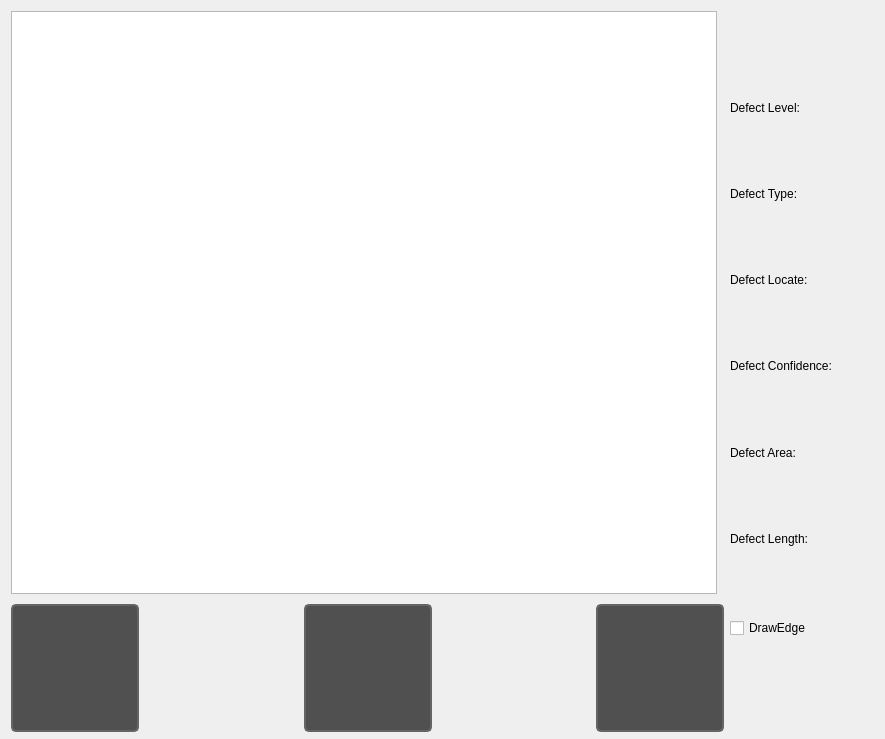
<?xml version="1.0" encoding="UTF-8"?>
<ui version="4.0">
 <class>DefectRectShowClass</class>
 <widget class="QDialog" name="DefectRectShowClass">
  <property name="geometry">
   <rect>
    <x>0</x>
    <y>0</y>
    <width>885</width>
    <height>739</height>
   </rect>
  </property>
  <property name="windowTitle">
   <string>DefectRectShow</string>
  </property>
  <property name="windowIcon">
   <iconset resource="../../../Resource/GlassInspection_v3.qrc">
    <normaloff>:/Logo/Logo/Logo_icon.png</normaloff>:/Logo/Logo/Logo_icon.png</iconset>
  </property>
  <property name="styleSheet">
   <string notr="true">/* ================= 特定QLabel图像显示框样式 ================= */
#lb_thumbnail0, #lb_thumbnail1, #lb_thumbnail2 {
    background-color: #505050;
    border: 2px solid #646464;
    border-radius: 5px;
    padding: 2px;
    min-width: 120px;
    min-height: 120px;
    qproperty-alignment: AlignCenter;
    qproperty-scaledContents: false;
}

/* 默认状态 */
#lb_thumbnail0, 
#lb_thumbnail1, 
#lb_thumbnail2 {
    border: 2px solid #646464;
}

/* 悬停状态 */
#lb_thumbnail0:hover, 
#lb_thumbnail1:hover, 
#lb_thumbnail2:hover {
    border: 2px solid #FF9800;
    background-color: #585858;
}

/* 选中状态 - 通过提高选择器特异性来确保优先级 */
#lb_thumbnail0[selected=&quot;true&quot;], 
#lb_thumbnail1[selected=&quot;true&quot;], 
#lb_thumbnail2[selected=&quot;true&quot;] {
    border: 4px solid #FF9800;
    background-color: #585858;
}

/* 按下状态 */
#lb_thumbnail0:pressed, 
#lb_thumbnail1:pressed, 
#lb_thumbnail2:pressed {
    border: 3px solid #FF9800;
    background-color: #646464;
}

/* 选中状态下的悬停 */
#lb_thumbnail0[selected=&quot;true&quot;]:hover, 
#lb_thumbnail1[selected=&quot;true&quot;]:hover, 
#lb_thumbnail2[selected=&quot;true&quot;]:hover {
    border: 4px solid #FF9800;
    background-color: #646464;
}

/* 禁用状态 */
#lb_thumbnail0:disabled, 
#lb_thumbnail1:disabled, 
#lb_thumbnail2:disabled {
    border: 2px solid #3A3A3A;
    background-color: #3A3A3A;
}

/* 图像显示框中的占位文本 */
#lb_thumbnail0::disabled, 
#lb_thumbnail1::disabled, 
#lb_thumbnail2::disabled {
    color: #888888;
    font-style: italic;
}</string>
  </property>
  <layout class="QHBoxLayout" name="horizontalLayout_8">
   <item>
    <layout class="QVBoxLayout" name="verticalLayout_3">
     <item>
      <widget class="GraphicsView" name="graphicsView_small">
       <property name="sizePolicy">
        <sizepolicy hsizetype="Fixed" vsizetype="Expanding">
         <horstretch>0</horstretch>
         <verstretch>0</verstretch>
        </sizepolicy>
       </property>
       <property name="minimumSize">
        <size>
         <width>706</width>
         <height>0</height>
        </size>
       </property>
       <property name="maximumSize">
        <size>
         <width>706</width>
         <height>16777215</height>
        </size>
       </property>
      </widget>
     </item>
     <item>
      <layout class="QHBoxLayout" name="horizontalLayout">
       <item>
        <widget class="QLabel" name="lb_thumbnail0">
         <property name="sizePolicy">
          <sizepolicy hsizetype="Fixed" vsizetype="Fixed">
           <horstretch>0</horstretch>
           <verstretch>0</verstretch>
          </sizepolicy>
         </property>
         <property name="minimumSize">
          <size>
           <width>128</width>
           <height>128</height>
          </size>
         </property>
         <property name="maximumSize">
          <size>
           <width>160</width>
           <height>120</height>
          </size>
         </property>
         <property name="frameShape">
          <enum>QFrame::Box</enum>
         </property>
         <property name="text">
          <string/>
         </property>
        </widget>
       </item>
       <item>
        <spacer name="horizontalSpacer">
         <property name="orientation">
          <enum>Qt::Horizontal</enum>
         </property>
         <property name="sizeHint" stdset="0">
          <size>
           <width>40</width>
           <height>20</height>
          </size>
         </property>
        </spacer>
       </item>
       <item>
        <widget class="QLabel" name="lb_thumbnail1">
         <property name="sizePolicy">
          <sizepolicy hsizetype="Fixed" vsizetype="Fixed">
           <horstretch>0</horstretch>
           <verstretch>0</verstretch>
          </sizepolicy>
         </property>
         <property name="minimumSize">
          <size>
           <width>128</width>
           <height>128</height>
          </size>
         </property>
         <property name="maximumSize">
          <size>
           <width>160</width>
           <height>120</height>
          </size>
         </property>
         <property name="frameShape">
          <enum>QFrame::Box</enum>
         </property>
         <property name="text">
          <string/>
         </property>
        </widget>
       </item>
       <item>
        <spacer name="horizontalSpacer_2">
         <property name="orientation">
          <enum>Qt::Horizontal</enum>
         </property>
         <property name="sizeHint" stdset="0">
          <size>
           <width>40</width>
           <height>20</height>
          </size>
         </property>
        </spacer>
       </item>
       <item>
        <widget class="QLabel" name="lb_thumbnail2">
         <property name="sizePolicy">
          <sizepolicy hsizetype="Fixed" vsizetype="Fixed">
           <horstretch>0</horstretch>
           <verstretch>0</verstretch>
          </sizepolicy>
         </property>
         <property name="minimumSize">
          <size>
           <width>128</width>
           <height>128</height>
          </size>
         </property>
         <property name="maximumSize">
          <size>
           <width>160</width>
           <height>120</height>
          </size>
         </property>
         <property name="frameShape">
          <enum>QFrame::Box</enum>
         </property>
         <property name="text">
          <string/>
         </property>
        </widget>
       </item>
      </layout>
     </item>
    </layout>
   </item>
   <item>
    <layout class="QVBoxLayout" name="verticalLayout" stretch="3,0,1,1,0,1,1,0,1,1,0,1,1,0,1,1,0,1,1,0,3">
     <item>
      <spacer name="verticalSpacer">
       <property name="orientation">
        <enum>Qt::Vertical</enum>
       </property>
       <property name="sizeHint" stdset="0">
        <size>
         <width>20</width>
         <height>40</height>
        </size>
       </property>
      </spacer>
     </item>
     <item>
      <layout class="QHBoxLayout" name="horizontalLayout_10">
       <item>
        <widget class="QLabel" name="label">
         <property name="minimumSize">
          <size>
           <width>144</width>
           <height>0</height>
          </size>
         </property>
         <property name="maximumSize">
          <size>
           <width>144</width>
           <height>16777215</height>
          </size>
         </property>
         <property name="layoutDirection">
          <enum>Qt::LeftToRight</enum>
         </property>
         <property name="text">
          <string>Defect Level:</string>
         </property>
         <property name="alignment">
          <set>Qt::AlignJustify|Qt::AlignVCenter</set>
         </property>
        </widget>
       </item>
      </layout>
     </item>
     <item>
      <layout class="QHBoxLayout" name="horizontalLayout_2">
       <item>
        <widget class="QLabel" name="label_defectLevel">
         <property name="minimumSize">
          <size>
           <width>144</width>
           <height>0</height>
          </size>
         </property>
         <property name="maximumSize">
          <size>
           <width>144</width>
           <height>16777215</height>
          </size>
         </property>
         <property name="font">
          <font>
           <family>Adobe Arabic</family>
           <pointsize>14</pointsize>
           <weight>50</weight>
           <bold>false</bold>
          </font>
         </property>
         <property name="text">
          <string/>
         </property>
        </widget>
       </item>
      </layout>
     </item>
     <item>
      <spacer name="verticalSpacer_3">
       <property name="orientation">
        <enum>Qt::Vertical</enum>
       </property>
       <property name="sizeHint" stdset="0">
        <size>
         <width>20</width>
         <height>40</height>
        </size>
       </property>
      </spacer>
     </item>
     <item>
      <layout class="QHBoxLayout" name="horizontalLayout_13">
       <item>
        <widget class="QLabel" name="label_3">
         <property name="minimumSize">
          <size>
           <width>144</width>
           <height>0</height>
          </size>
         </property>
         <property name="maximumSize">
          <size>
           <width>144</width>
           <height>16777215</height>
          </size>
         </property>
         <property name="text">
          <string>Defect Type:</string>
         </property>
        </widget>
       </item>
      </layout>
     </item>
     <item>
      <layout class="QHBoxLayout" name="horizontalLayout_3">
       <item>
        <widget class="QLabel" name="label_DefectType">
         <property name="minimumSize">
          <size>
           <width>144</width>
           <height>0</height>
          </size>
         </property>
         <property name="maximumSize">
          <size>
           <width>144</width>
           <height>16777215</height>
          </size>
         </property>
         <property name="font">
          <font>
           <family>Adobe Arabic</family>
           <pointsize>14</pointsize>
           <weight>50</weight>
           <bold>false</bold>
          </font>
         </property>
         <property name="text">
          <string/>
         </property>
        </widget>
       </item>
      </layout>
     </item>
     <item>
      <spacer name="verticalSpacer_6">
       <property name="orientation">
        <enum>Qt::Vertical</enum>
       </property>
       <property name="sizeHint" stdset="0">
        <size>
         <width>20</width>
         <height>40</height>
        </size>
       </property>
      </spacer>
     </item>
     <item>
      <layout class="QHBoxLayout" name="horizontalLayout_14">
       <item>
        <widget class="QLabel" name="label_8">
         <property name="minimumSize">
          <size>
           <width>144</width>
           <height>0</height>
          </size>
         </property>
         <property name="maximumSize">
          <size>
           <width>144</width>
           <height>16777215</height>
          </size>
         </property>
         <property name="text">
          <string>Defect Locate:</string>
         </property>
        </widget>
       </item>
      </layout>
     </item>
     <item>
      <layout class="QHBoxLayout" name="horizontalLayout_6">
       <item>
        <widget class="QLabel" name="label_DefectRect">
         <property name="minimumSize">
          <size>
           <width>144</width>
           <height>0</height>
          </size>
         </property>
         <property name="maximumSize">
          <size>
           <width>144</width>
           <height>16777215</height>
          </size>
         </property>
         <property name="font">
          <font>
           <family>Adobe Arabic</family>
           <pointsize>14</pointsize>
           <weight>50</weight>
           <bold>false</bold>
          </font>
         </property>
         <property name="text">
          <string/>
         </property>
        </widget>
       </item>
      </layout>
     </item>
     <item>
      <spacer name="verticalSpacer_7">
       <property name="orientation">
        <enum>Qt::Vertical</enum>
       </property>
       <property name="sizeHint" stdset="0">
        <size>
         <width>20</width>
         <height>40</height>
        </size>
       </property>
      </spacer>
     </item>
     <item>
      <layout class="QHBoxLayout" name="horizontalLayout_15">
       <item>
        <widget class="QLabel" name="label_9">
         <property name="minimumSize">
          <size>
           <width>144</width>
           <height>0</height>
          </size>
         </property>
         <property name="maximumSize">
          <size>
           <width>144</width>
           <height>16777215</height>
          </size>
         </property>
         <property name="text">
          <string>Defect Confidence:</string>
         </property>
        </widget>
       </item>
      </layout>
     </item>
     <item>
      <layout class="QHBoxLayout" name="horizontalLayout_7">
       <item>
        <widget class="QLabel" name="label_DefectConfidence">
         <property name="minimumSize">
          <size>
           <width>144</width>
           <height>0</height>
          </size>
         </property>
         <property name="maximumSize">
          <size>
           <width>144</width>
           <height>16777215</height>
          </size>
         </property>
         <property name="font">
          <font>
           <family>Adobe Arabic</family>
           <pointsize>14</pointsize>
           <weight>50</weight>
           <bold>false</bold>
          </font>
         </property>
         <property name="text">
          <string/>
         </property>
        </widget>
       </item>
      </layout>
     </item>
     <item>
      <spacer name="verticalSpacer_4">
       <property name="orientation">
        <enum>Qt::Vertical</enum>
       </property>
       <property name="sizeHint" stdset="0">
        <size>
         <width>20</width>
         <height>40</height>
        </size>
       </property>
      </spacer>
     </item>
     <item>
      <layout class="QHBoxLayout" name="horizontalLayout_16">
       <item>
        <widget class="QLabel" name="DefectArea_lab">
         <property name="minimumSize">
          <size>
           <width>144</width>
           <height>0</height>
          </size>
         </property>
         <property name="maximumSize">
          <size>
           <width>144</width>
           <height>16777215</height>
          </size>
         </property>
         <property name="text">
          <string>Defect Area:</string>
         </property>
        </widget>
       </item>
      </layout>
     </item>
     <item>
      <layout class="QHBoxLayout" name="horizontalLayout_4">
       <item>
        <widget class="QLabel" name="label_DefectArea">
         <property name="minimumSize">
          <size>
           <width>144</width>
           <height>0</height>
          </size>
         </property>
         <property name="maximumSize">
          <size>
           <width>144</width>
           <height>16777215</height>
          </size>
         </property>
         <property name="font">
          <font>
           <family>Adobe Arabic</family>
           <pointsize>14</pointsize>
           <weight>50</weight>
           <bold>false</bold>
          </font>
         </property>
         <property name="text">
          <string/>
         </property>
        </widget>
       </item>
      </layout>
     </item>
     <item>
      <spacer name="verticalSpacer_5">
       <property name="orientation">
        <enum>Qt::Vertical</enum>
       </property>
       <property name="sizeHint" stdset="0">
        <size>
         <width>20</width>
         <height>40</height>
        </size>
       </property>
      </spacer>
     </item>
     <item>
      <layout class="QHBoxLayout" name="horizontalLayout_17">
       <item>
        <widget class="QLabel" name="label_7">
         <property name="minimumSize">
          <size>
           <width>144</width>
           <height>0</height>
          </size>
         </property>
         <property name="maximumSize">
          <size>
           <width>144</width>
           <height>16777215</height>
          </size>
         </property>
         <property name="text">
          <string>Defect Length:</string>
         </property>
        </widget>
       </item>
      </layout>
     </item>
     <item>
      <layout class="QHBoxLayout" name="horizontalLayout_5">
       <item>
        <widget class="QLabel" name="label_DefectLength">
         <property name="minimumSize">
          <size>
           <width>144</width>
           <height>0</height>
          </size>
         </property>
         <property name="maximumSize">
          <size>
           <width>144</width>
           <height>16777215</height>
          </size>
         </property>
         <property name="font">
          <font>
           <family>Adobe Arabic</family>
           <pointsize>14</pointsize>
           <weight>50</weight>
           <bold>false</bold>
          </font>
         </property>
         <property name="text">
          <string/>
         </property>
        </widget>
       </item>
      </layout>
     </item>
     <item>
      <spacer name="verticalSpacer_8">
       <property name="orientation">
        <enum>Qt::Vertical</enum>
       </property>
       <property name="sizeHint" stdset="0">
        <size>
         <width>20</width>
         <height>40</height>
        </size>
       </property>
      </spacer>
     </item>
     <item>
      <widget class="QCheckBox" name="checkBox_DrawEdge">
       <property name="text">
        <string>DrawEdge</string>
       </property>
      </widget>
     </item>
     <item>
      <spacer name="verticalSpacer_2">
       <property name="orientation">
        <enum>Qt::Vertical</enum>
       </property>
       <property name="sizeHint" stdset="0">
        <size>
         <width>20</width>
         <height>40</height>
        </size>
       </property>
      </spacer>
     </item>
    </layout>
   </item>
  </layout>
 </widget>
 <layoutdefault spacing="6" margin="11"/>
 <customwidgets>
  <customwidget>
   <class>GraphicsView</class>
   <extends>QGraphicsView</extends>
   <header location="global">graphicsview.h</header>
  </customwidget>
 </customwidgets>
 <resources>
  <include location="../../../Resource/GlassInspection_v3.qrc"/>
 </resources>
 <connections/>
</ui>
